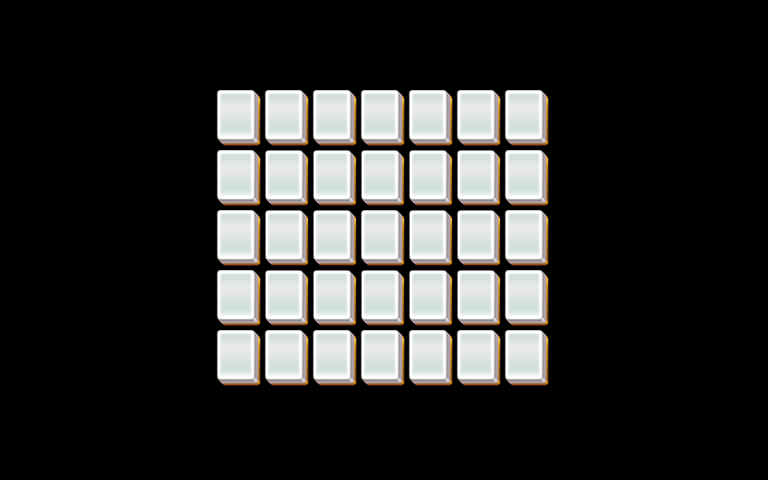

A 2D game scene composited from a Tiled map and its tileset images. What follows is a short description and the map's XML, with each tile layer's data collapsed to a summary:
An orthogonal 32x16 tile map with 24x30 px tiles, 5 tile layers (layer1, layer2, layer3, layer4, ...).

<map version="1.0" orientation="orthogonal" width="32" height="16" tilewidth="24" tileheight="30">
 <properties>
  <property name="species" value="15" />
 </properties>
 <tileset firstgid="1" name="mahjong" tilewidth="48" tileheight="60">
  <image source="mahjong.png" />
 </tileset>
 <layer name="layer1" width="32" height="16">
  <data>[512 cells, 35 non-empty, 1 distinct tile ids]</data>
 </layer>
 <layer name="layer2" width="32" height="16">
  <data>[512 cells, 21 non-empty, 1 distinct tile ids]</data>
 </layer>
 <layer name="layer3" width="32" height="16">
  <data>[512 cells, 20 non-empty, 1 distinct tile ids]</data>
 </layer>
 <layer name="layer4" width="32" height="16">
  <data>[512 cells, 20 non-empty, 1 distinct tile ids]</data>
 </layer>
 <layer name="layer5" width="32" height="16">
  <data>[512 cells, 20 non-empty, 1 distinct tile ids]</data>
 </layer>
</map>
